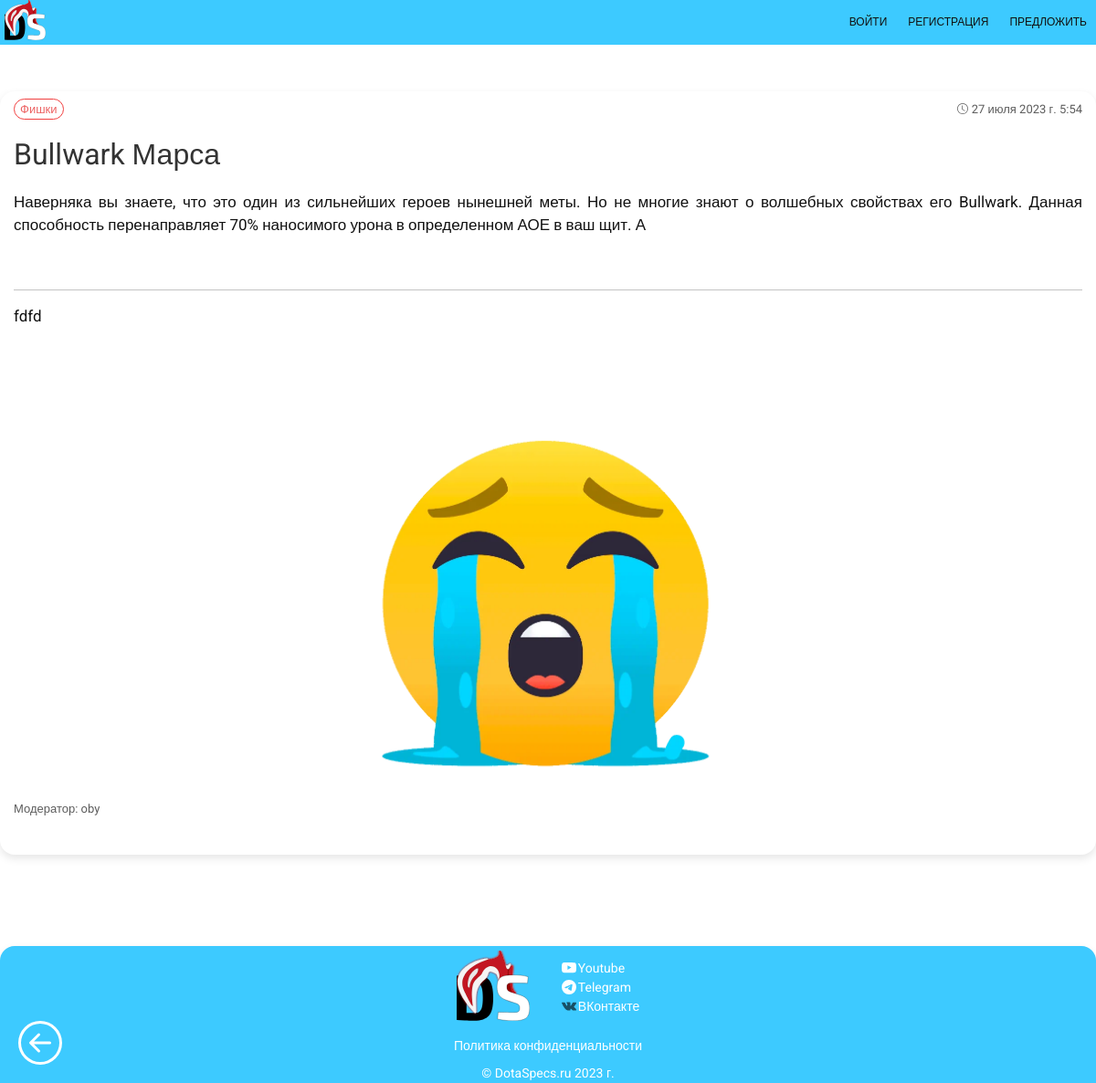
/post/bullwark-marsa/, run on the app's committed database.
### specs/models.py (models this page shows, shortened)
class Specs(models.Model):
    title = models.CharField(max_length=255, verbose_name="Заголовок")
    slug = models.SlugField(max_length=255, unique=True, db_index=True, verbose_name="URL")
    author = models.CharField(max_length=50, verbose_name="Автор", blank=True)
    description = CKEditor5Field(verbose_name='Описание', config_name='extends')
    content = CKEditor5Field(verbose_name='Текст', config_name='extends')
    image = models.ImageField(upload_to=PathAndRename("images"), blank=True, verbose_name="Картинка")
    file = models.FileField(upload_to='files', null=True, blank=True, verbose_name="Видео")
    view_preview_post = models.BooleanField(default=False, verbose_name="Показывать превью в конце поста")
    time_create = models.DateTimeField(auto_now_add=True, verbose_name="Время создания")
    time_update = models.DateTimeField(auto_now=True, verbose_name="Время изменения")
    is_published = models.BooleanField(default=True, verbose_name="Статус публикации")
    cat = models.ForeignKey('Category', on_delete=models.PROTECT, null=True, verbose_name="Категории")
    tags = TaggableManager(blank=True)
    moderator_nickname = models.ForeignKey(User, blank=True, null=True,
                                           on_delete=models.SET_NULL, verbose_name="Модератор")
    def __init__(self, *args, **kwargs):
        super().__init__(*args, **kwargs)
        self.__image = self.image if self.pk else None
    def __str__(self):
        title = f'DotaSpecs | {self.title}'
        return title
    class Meta:
        verbose_name = "Контент"
        verbose_name_plural = "Контент"
        ordering = ['-time_create']

class Category(models.Model):
    name = models.CharField(max_length=100, db_index=True, verbose_name="Категория")
    slug = models.SlugField(max_length=255, unique=True, db_index=True, verbose_name="URL")
    def __str__(self):
        return self.name
    class Meta:
        verbose_name = "Категорию"
        verbose_name_plural = "Категории"
        ordering = ['id']

### users/models.py (models this page shows, shortened)
class User(AbstractUser):
    image = models.ImageField(default='default.png', upload_to=PathAndRename('users_images'), null=True, blank=True)

### specs/views.py (the view)
# urls.py: path('post/<slug:post_slug>/', ShowPost.as_view(), name="post"),
class ShowPost(DetailView):
    model = Specs
    template_name = 'specs/post.html'
    slug_url_kwarg = 'post_slug'
    context_object_name = 'post'
    def get_context_data(self, *, object_list=None, **kwargs):
        context = super().get_context_data(**kwargs)
        context['menu'] = menu
        context['title'] = context['post']
        return context

### specs/templates/specs/post.html (shortened to what this page needs)
{% extends 'specs/base.html' %}
{% block content %}
<div class="container-text">
    <div class="margin-top">
        <div class="content-text-post">
            <div class="content-text-inner">
                <div class="article-panel">
                    <p class="first">
                        <a href="{{ p.cat.get_absolute_url }}" class="category">{{post.cat}}</a>
                    </p>
                    <p class="last">
                        <svg xmlns="http://www.w3.org/2000/svg" width="12" height="12" fill="currentColor" class="bi bi-clock ico-post" viewBox="0 0 16 16">
                            <path d="M8 3.5a.5.5 0 0 0-1 0V9a.5.5 0 0 0 .252.434l3.5 2a.5.5 0 0 0 .496-.868L8 8.71V3.5z"/>
                            <path d="M8 16A8 8 0 1 0 8 0a8 8 0 0 0 0 16zm7-8A7 7 0 1 1 1 8a7 7 0 0 1 14 0z"/>
                        </svg>
                        {{post.time_create|date:"DATETIME_FORMAT"}}
                    </p>
                </div>
                <p class="content-text-title">{{post.title}}</p>
                <div id="content-copyright" class="text-post">{{post.content|safe|linebreaks}}</div>
                <div class="article-panel">
                    {% if post.moderator_nickname %}
                        <p class="first-moderator">Модератор: {{post.moderator_nickname}}</p>
                    {% endif %}
                </div>
            </div>
            <br>
        </div>
    </div>
</div>
<div class="return" onclick="history.back();">
</div>
{% endblock %}

### specs/static/specs/css/style.css (style rules this page uses)
html { overflow-y: scroll; }
:root { --var-body-bg: #fff; --var-body-color: #222; --var-cont-bg: #fff; --var-text-color: #333; }
body { font-family: 'Roboto', sans-serif!important; font-size: 14px; margin: 8px; height: 100%; min-height: 100vh; display: flex; flex-direction: column; color: var(--var-body-color)!important; background-color: var(--var-body-bg)!important; }
*, *:before, *:after { box-sizing: border-box; }
.margin-top { margin-top: 130px; }
.container-text { width: 100%; max-width: 1200px; height: auto; margin: 0 auto; background-color: var(--var-cont-bg)!important; box-shadow: 0 4px 10px rgba(0,0,0,.1); border-radius: 16px; }
.content-text-inner { margin-left: 15px; margin-right: 15px; padding: 0px 0px 10px 0px; }
.content-text-post { width: 100%; margin-top: 20px; color: #111; font-size: 17px; font-family: 'Roboto', sans-serif; }
.text-post { text-align: justify; }
.content-text-title { color: var(--var-text-color)!important; font-size: 32px; font-family: 'Roboto', sans-serif; text-decoration: none; margin-top: 10px; }
.article-panel { box-sizing: border-box; font-size: 13px; font-family: 'Roboto', sans-serif; opacity: 0.8; box-sizing: border-box; padding: 10px 0px 0px 0px; overflow: hidden; color: #555; margin-top: -10px; }
div.article-panel p.first { margin: 0; margin-right: 5px; float: left; margin-bottom: 5px; }
div.article-panel p.first-moderator { margin: 0; margin-right: 5px; float: left; margin-bottom: 5px; color: var(--var-text-color)!important; }
.category { border: 1px solid #ed0e0e; padding: 3px 6px 3px 6px; border-radius: 12px; text-decoration: none; color: #e83c3c; }
div.article-panel p.last { margin: 0; float: right; color: var(--var-text-color)!important; }
img { max-width: 100%; height: 100%; }
* { margin: 0; padding: 0; box-sizing: border-box; }
.ico-post { margin-bottom: 3px; }
.return { position: fixed; cursor: pointer; left: 20px; bottom: 50%; transition: 0.3s all; z-index: 9999; }
@media screen and (max-width: 1380px) { .return { position: fixed; cursor: pointer; left: 20px; bottom: 20px; transition: 0.3s all; } }
@media screen and (max-width: 1380px) { .bi-arrow-left-circle { fill: #fff; } }

### specs/templates/specs/post.html (style rules this page uses)
figure { display: block; margin-left: auto; margin-right: auto }
.margin-top { margin-top: 110px; }
.container-text { width: 100%; max-width: 1200px; height: 100%; margin: 0 auto; background-color: #fff; box-shadow: 0 4px 10px rgba(0,0,0,.1); }
.content-text-title { color: #111; font-size: 32px; font-family: 'Roboto', sans-serif; text-decoration: none; margin-right: 20px; }
div.article-panel p.last { margin: 0; float: right; }
img { max-width: 100%; height: auto; border-radius: 16px; }

### data on the page
Specs: cat "Фишки", time_create "27 июля 2023 г. 5:54", title "Bullwark Марса", content "Наверняка вы знаете, что это один из сильнейших героев нынешней меты. Но не многие знают о волшебных свойствах его Bullwark. Данная способность перенаправляет 70% наносимого урона в определенном АОЕ в ваш щит. А fdfd", content (picture), moderator_nickname "oby"

### other printed values
{{ m.title }} "ПРЕДЛОЖИТЬ"
